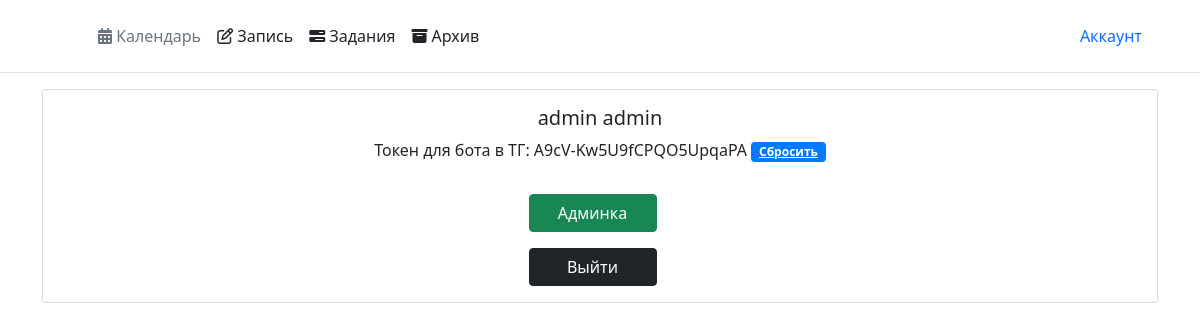
/user (signed in), run on the app's committed database.
### tables/user.py (models this page shows)
class User(SqlAlchemyBase, UserMixin):
    __tablename__ = 'users'
    id = Column(Integer, primary_key=True, unique=True, autoincrement=True)
    name = Column(String, nullable=False)
    surname = Column(String, nullable=False)
    email = Column(String, nullable=False)
    password = Column(String, nullable=False)
    token = Column(String, nullable=False, unique=True)
    connection = Column(String, nullable=True)
    is_admin = Column(Boolean, default=False)
    is_ban = Column(Boolean, default=False)
    table = relationship("Tables",
                         order_by='Tables.day, Tables.time',
                         lazy='dynamic')
    images = relationship("Image", lazy='dynamic')

### main.py (the view)
@app.route("/user")
def user():
    if current_user.is_authenticated:
        new_token = int(request.args.get('token', 0))
        if new_token:
            db_sess = db_session.create_session()
            current_user.connection = None
            current_user.token = token_urlsafe(16)
            db_sess.commit()
            return redirect("/user")
        else:
            return render_template(
                "user_cabinet.html",
                title="Личный кабинет",
                user=current_user)
    else:
        return redirect("/")

### main.py (called while the page is built)
@login_manager.user_loader
def load_user(user_id):
    db_sess = db_session.create_session()
    user = db_sess.query(User).get(user_id)
    if user.is_ban:
        return
    return user

### tables/db_session.py (called while the page is built)
def create_session() -> Session:
    global __factory
    return __factory()

### templates/user_cabinet.html (shortened to what this page needs)
{% extends "main.html" %}
{% block content %}
<div class="card w-100">
    <div class="card-body">
        <h5 class="card-title">{{ user.name}} {{user.surname }}</h5>
        <p class="card-text" style="margin-bottom: 2rem;">Токен для бота в ТГ: {{ user.token }}
            <a href="/user?token=1" class="badge badge-primary">Сбросить</a>
        </p>
        {% if user.is_admin %}
        <ul class="nav col-12 col-lg-auto me-lg-auto mb-2 justify-content-center mb-md-0">
            <li><a href="/admin" class="btn btn-success px-2" style="width: 8rem; margin-bottom: 1rem;">Админка</a></li>
        </ul>
        {% endif %}
        <ul class="nav col-12 col-lg-auto me-lg-auto mb-2 justify-content-center mb-md-0">
            <li><a href="/logout" class="btn btn-dark px-2" style="width: 8rem;">Выйти</a></li>
        </ul>
    </div>
</div>
{% endblock %}

### static/css/style.css (style rules this page uses)
.card-body { text-align: center; }
p { text-align: center; }

### data on the page
User: name "admin", surname "admin", token "A9cV-Kw5U9fCPQO5UpqaPA"
